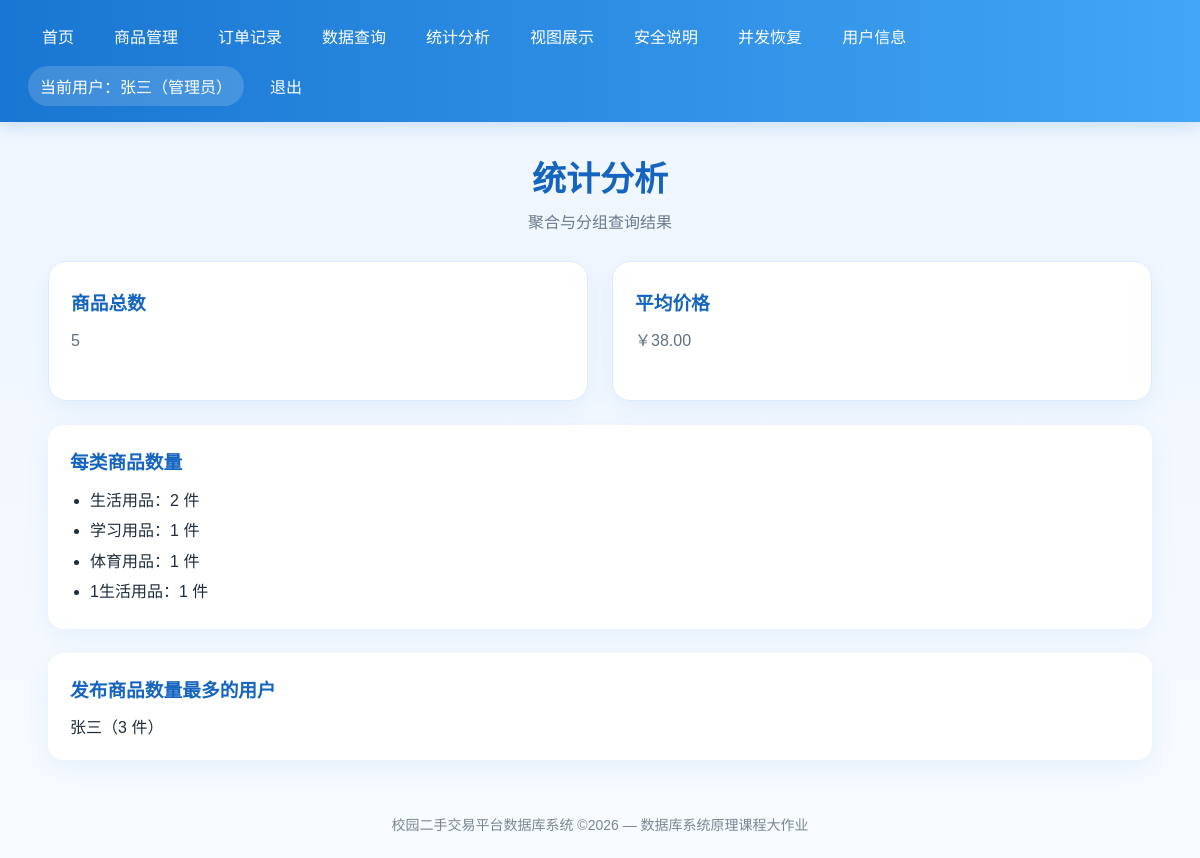
The app's page /stats (signed in) with its own data.
### tables this page shows
CREATE TABLE item (
    item_id TEXT PRIMARY KEY,
    item_name TEXT NOT NULL,
    category TEXT NOT NULL,
    price REAL NOT NULL CHECK(price >= 0),
    seller_id TEXT NOT NULL,
    status INTEGER NOT NULL CHECK(status IN (0, 1)),
    FOREIGN KEY (seller_id) REFERENCES user(user_id)
);

CREATE TABLE user (
    user_id TEXT PRIMARY KEY,
    username TEXT NOT NULL,
    password TEXT NOT NULL,
    gender TEXT NOT NULL,
    phone TEXT NOT NULL,
    role TEXT NOT NULL CHECK(role IN ('admin', 'user'))
);

### app.py (the view)
@app.route("/stats")
@login_required
def stats():
    conn = get_db_connection()
    total_items = conn.execute("SELECT COUNT(*) AS cnt FROM item").fetchone()["cnt"]
    category_counts = conn.execute("""
        SELECT category, COUNT(*) AS cnt
        FROM item
        GROUP BY category
        ORDER BY cnt DESC
    """).fetchall()
    avg_price = conn.execute("SELECT AVG(price) AS avg_price FROM item").fetchone()["avg_price"]
    top_user = conn.execute("""
        SELECT user.username, COUNT(item.item_id) AS item_count
        FROM user
        LEFT JOIN item ON user.user_id = item.seller_id
        GROUP BY user.user_id, user.username
        ORDER BY item_count DESC
        LIMIT 1
    """).fetchone()
    conn.close()
    return render_template(
        "stats.html",
        total_items=total_items,
        category_counts=category_counts,
        avg_price=avg_price,
        top_user=top_user
    )

### app.py (called while the page is built)
def get_db_connection():
    conn = sqlite3.connect(DATABASE)
    conn.row_factory = sqlite3.Row
    conn.execute("PRAGMA foreign_keys = ON")
    return conn

def login_required(f):
    @wraps(f)
    def wrapper(*args, **kwargs):
        if "user_id" not in session:
            flash("请先登录后再访问。")
            return redirect(url_for("login"))
        return f(*args, **kwargs)
    return wrapper

### templates/stats.html (shortened to what this page needs)
{% extends "base.html" %}
{% block content %}
<h1 class="page-title">统计分析</h1>
<p class="page-subtitle">聚合与分组查询结果</p>
<div class="card-grid" style="margin-bottom:24px;">
    <div class="card">
        <h3>商品总数</h3>
        <p>{{ total_items }}</p>
    </div>
    <div class="card">
        <h3>平均价格</h3>
        <p>￥{{ "%.2f"|format(avg_price if avg_price else 0) }}</p>
    </div>
</div>
<div class="panel">
    <h3 style="color:#1565c0; margin-bottom:12px;">每类商品数量</h3>
    <ul>
        {% for row in category_counts %}
        <li>{{ row['category'] }}：{{ row['cnt'] }} 件</li>
        {% endfor %}
    </ul>
</div>
<div class="panel">
    <h3 style="color:#1565c0; margin-bottom:12px;">发布商品数量最多的用户</h3>
    {% if top_user %}
        <p>{{ top_user['username'] }}（{{ top_user['item_count'] }} 件）</p>
    {% else %}
        <p>暂无数据</p>
    {% endif %}
</div>
{% endblock %}

### templates/base.html (style rules this page uses)
* { box-sizing: border-box; margin: 0; padding: 0; font-family: "Microsoft YaHei", Arial, sans-serif; }
body { background: linear-gradient(180deg, #eef5ff 0%, #f8fbff 100%); color: #1f2d3d; }
.page-title { text-align: center; color: #1565c0; font-size: 34px; margin-bottom: 8px; }
.page-subtitle { text-align: center; color: #6b7a8c; margin-bottom: 28px; }
.card-grid { display: grid; grid-template-columns: repeat(auto-fit, minmax(250px, 1fr)); gap: 24px; }
.card { background: rgba(255,255,255,0.97); border: 1px solid #dbeafe; border-radius: 18px; padding: 26px 22px; box-shadow: 0 8px 26px rgba(25,118,210,0.08); transition: 0.25s; }
.card h3 { color: #1565c0; margin-bottom: 12px; }
.card p { color: #607080; line-height: 1.8; margin-bottom: 18px; }
.table-wrap, .panel { background: white; border-radius: 16px; overflow: hidden; box-shadow: 0 8px 24px rgba(25,118,210,0.08); margin-bottom: 24px; }
.panel { padding: 22px; }
ul { padding-left: 20px; line-height: 1.9; }

### records on screen
item: category "学习用品", cnt "1"
item: category "体育用品", cnt "1"
item: category "1生活用品", cnt "1"
user: username "张三"

### other values on screen
{{ session.get("username") }} "张三"
{{ '管理员' if session.get('role') == 'admin' else '普通用户' }} "管理员"
{{ total_items }} "5"
{{ "%.2f"|format(avg_price if avg_price else 0) }} "38.00"
{{ row['category'] }} "生活用品"
{{ row['cnt'] }} "2"
{{ top_user['item_count'] }} "3"
